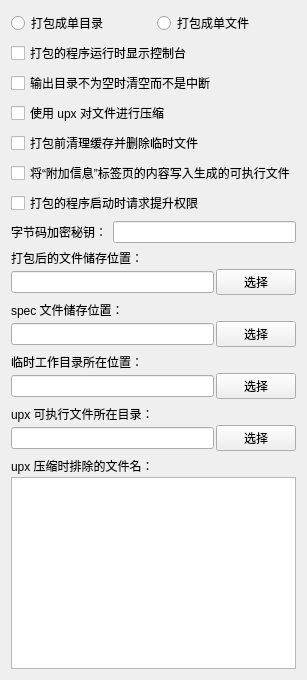
       <widget class="QWidget" name="tab_build_control">
        <attribute name="title">
         <string>打包控制</string>
        </attribute>
        <layout class="QVBoxLayout" name="verticalLayout_14">
         <item>
          <layout class="QVBoxLayout" name="verticalLayout_12">
           <item>
            <layout class="QHBoxLayout" name="horizontalLayout_9">
             <item>
              <widget class="QRadioButton" name="uiRadioButton_pack_to_one_dir">
               <property name="toolTip">
                <string>对应选项：-D, --onedir
将程序打包成单文件夹形式，exe 可执行程序在文件夹的首层目录内。</string>
               </property>
               <property name="text">
                <string>打包成单目录</string>
               </property>
              </widget>
             </item>
             <item>
              <widget class="QRadioButton" name="uiRadioButton_pack_to_one_file">
               <property name="toolTip">
                <string>对应选项；-F, --onefile
将程序以及添加的其他资源文件打包成单一文件的形式，启动速度稍慢。</string>
               </property>
               <property name="text">
                <string>打包成单文件</string>
               </property>
              </widget>
             </item>
            </layout>
           </item>
           <item>
            <widget class="QCheckBox" name="uiCheckBox_execute_with_console">
             <property name="toolTip">
              <string>勾选时对应选项：-c, --console, --nowindowed
不勾选时对应选项：-w, --windowed, --noconsole
打包完成后启动程序是否显示命令行窗口，注意，后缀为 .pyw 的程序启动入口打包后不显示控制台，此项设置失效。</string>
             </property>
             <property name="text">
              <string>打包的程序运行时显示控制台</string>
             </property>
            </widget>
           </item>
           <item>
            <widget class="QCheckBox" name="uiCheckBox_without_confirm">
             <property name="toolTip">
              <string>对应选项：-y, --noconfirm
打包时如果预定的 exe 文件储存目录不为空，是清空该目录还是中断打包过程。</string>
             </property>
             <property name="text">
              <string>输出目录不为空时清空而不是中断</string>
             </property>
            </widget>
           </item>
           <item>
            <widget class="QCheckBox" name="uiCheckBox_use_upx">
             <property name="toolTip">
              <string>不勾选时对应选项：--noupx
打包过程中是否使用 upx 对文件进行压缩。注意，某些二进制文件在经过 upx 压缩后可能无法正常运行。
仅当系统环境变量 PATH 中有 upx 所在目录信息或在以下“upx 可执行文件所在目录”指定了 upx 所在目录时，此项设置才生效。</string>
             </property>
             <property name="text">
              <string>使用 upx 对文件进行压缩</string>
             </property>
            </widget>
           </item>
           <item>
            <widget class="QCheckBox" name="uiCheckBox_clean_before_build">
             <property name="toolTip">
              <string>对应选项：--clean
打包前是否清空 Pyinstaller 生成的临时文件夹（临时文件可使下次打包加速）。</string>
             </property>
             <property name="text">
              <string>打包前清理缓存并删除临时文件</string>
             </property>
            </widget>
           </item>
           <item>
            <widget class="QCheckBox" name="uiCheckBox_write_info_to_exec">
             <property name="toolTip">
              <string>对应选项：--version-file
勾选此选项则将&quot;附加信息&quot;标签页中的内容写入生成的 exe 文件，这些信息可以在查看 exe 文件属性时看见。</string>
             </property>
             <property name="text">
              <string>将“附加信息”标签页的内容写入生成的可执行文件</string>
             </property>
            </widget>
           </item>
           <item>
            <widget class="QCheckBox" name="uiCheckBox_uac_admin">
             <property name="toolTip">
              <string>对应选项：--uac-admin
使打包的 exe 程序启动时请求提升权限，打包需要管理员权限才能正常工作的程序时，请勾选此选项。</string>
             </property>
             <property name="text">
              <string>打包的程序启动时请求提升权限</string>
             </property>
            </widget>
           </item>
           <item>
            <layout class="QHBoxLayout" name="horizontalLayout_15">
             <item>
              <widget class="QLabel" name="label_11">
               <property name="text">
                <string>字节码加密秘钥：</string>
               </property>
              </widget>
             </item>
             <item>
              <widget class="QLineEdit" name="uiLineEdit_bytecode_encryption_key">
               <property name="toolTip">
                <string>对应选项：--key
用于加密 Python 字节码的密钥，此项可留空。</string>
               </property>
              </widget>
             </item>
            </layout>
           </item>
           <item>
            <layout class="QVBoxLayout" name="verticalLayout_9">
             <property name="spacing">
              <number>2</number>
             </property>
             <item>
              <widget class="QLabel" name="label_8">
               <property name="text">
                <string>打包后的文件储存位置：</string>
               </property>
              </widget>
             </item>
             <item>
              <layout class="QHBoxLayout" name="horizontalLayout_12">
               <item>
                <widget class="QLineEdit" name="uiLineEdit_output_dir">
                 <property name="toolTip">
                  <string>对应选项：--distpath
此项可留空，默认储存位置：&quot;源代码根目录/dist&quot;。</string>
                 </property>
                </widget>
               </item>
               <item>
                <widget class="QPushButton" name="uiPushButton_select_output_dir">
                 <property name="text">
                  <string>选择</string>
                 </property>
                </widget>
               </item>
              </layout>
             </item>
            </layout>
           </item>
           <item>
            <layout class="QVBoxLayout" name="verticalLayout_15">
             <property name="spacing">
              <number>2</number>
             </property>
             <item>
              <widget class="QLabel" name="label_17">
               <property name="text">
                <string>spec 文件储存位置：</string>
               </property>
              </widget>
             </item>
             <item>
              <layout class="QHBoxLayout" name="horizontalLayout_16">
               <item>
                <widget class="QLineEdit" name="uiLineEdit_spec_dir">
                 <property name="toolTip">
                  <string>对应选项：--specpath
此项可留空，默认储存位置：&quot;源代码根目录&quot;。</string>
                 </property>
                </widget>
               </item>
               <item>
                <widget class="QPushButton" name="uiPushButton_select_spec_dir">
                 <property name="text">
                  <string>选择</string>
                 </property>
                </widget>
               </item>
              </layout>
             </item>
            </layout>
           </item>
           <item>
            <layout class="QVBoxLayout" name="verticalLayout_11">
             <property name="spacing">
              <number>2</number>
             </property>
             <item>
              <widget class="QLabel" name="label_10">
               <property name="text">
                <string>临时工作目录所在位置：</string>
               </property>
              </widget>
             </item>
             <item>
              <layout class="QHBoxLayout" name="horizontalLayout_14">
               <item>
                <widget class="QLineEdit" name="uiLineEdit_temp_working_dir">
                 <property name="toolTip">
                  <string>对应选项：--workpath
此项可留空，默认目录：&quot;源代码根目录/build&quot;。</string>
                 </property>
                </widget>
               </item>
               <item>
                <widget class="QPushButton" name="uiPushButton_select_temp_working_dir">
                 <property name="text">
                  <string>选择</string>
                 </property>
                </widget>
               </item>
              </layout>
             </item>
            </layout>
           </item>
           <item>
            <layout class="QVBoxLayout" name="verticalLayout_10">
             <property name="spacing">
              <number>2</number>
             </property>
             <item>
              <widget class="QLabel" name="label_9">
               <property name="text">
                <string>upx 可执行文件所在目录：</string>
               </property>
              </widget>
             </item>
             <item>
              <layout class="QHBoxLayout" name="horizontalLayout_13">
               <item>
                <widget class="QLineEdit" name="uiLineEdit_upx_search_path">
                 <property name="toolTip">
                  <string>对应选项：--upx-dir
此项可留空，找不到 upx 时将不进行压缩。当系统环境变量 PATH 中有 upx 路径时，不需要指定此选项也可使用 upx。</string>
                 </property>
                </widget>
               </item>
               <item>
                <widget class="QPushButton" name="uiPushButton_select_upx_search_path">
                 <property name="text">
                  <string>选择</string>
                 </property>
                </widget>
               </item>
              </layout>
             </item>
            </layout>
           </item>
           <item>
            <layout class="QVBoxLayout" name="verticalLayout_13">
             <property name="spacing">
              <number>2</number>
             </property>
             <item>
              <widget class="QLabel" name="label_14">
               <property name="text">
                <string>upx 压缩时排除的文件名：</string>
               </property>
              </widget>
             </item>
             <item>
              <widget class="QTextEdit" name="uiTextEdit_upx_exclude_files">
               <property name="acceptDrops">
                <bool>false</bool>
               </property>
               <property name="toolTip">
                <string>对应选项：--upx-exclude
使用 upx 进行压缩时需要忽略的文件，每行一个不含路径的文件名。
某些二进制文件经过 upx 压缩后可能无法运行，可将这些文件名添加到此处以使 upx 在压缩时略过。</string>
               </property>
              </widget>
             </item>
            </layout>
           </item>
          </layout>
         </item>
        </layout>
       </widget>
